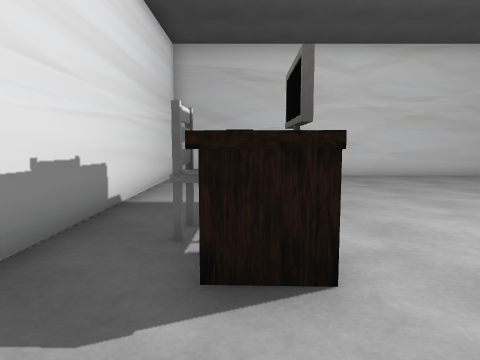
view 1 (above)

24 first-person views from a walk through a 3-D level made in the Unity game engine. The camera is 1.2 m above the floor, tilts 6° down and sees 70° across. Doors are open. The floor is counted in squares, 1 m on a side. Each view is taken from the middle of a square. On the plan, view 1 faces up. The plan holds only what a view shows up to about 14 squares ahead; the rest is blank. The place goes on beyond the plan. The player is left out. Some surface patterns are stand-ins.

view 2
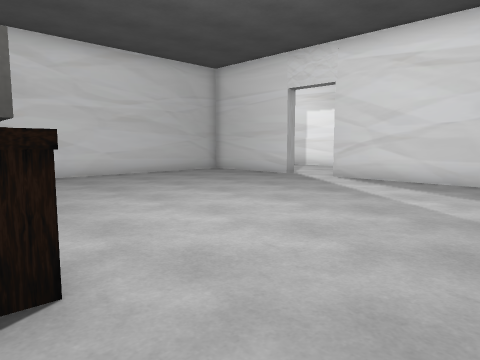

view 3
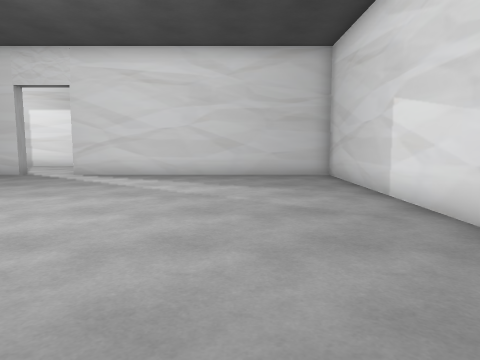

view 4
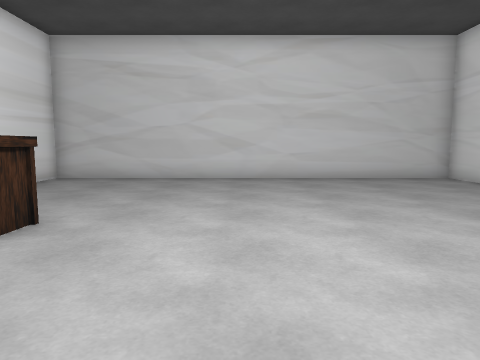

view 5
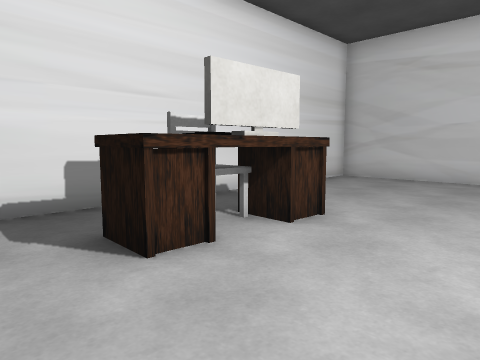

view 6
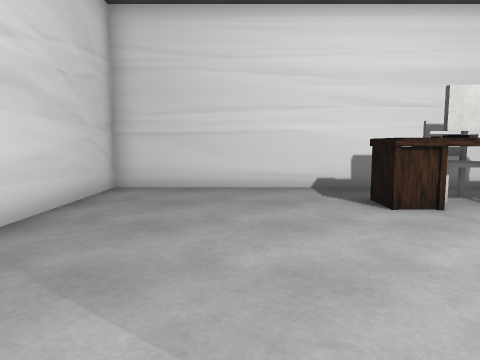

view 7
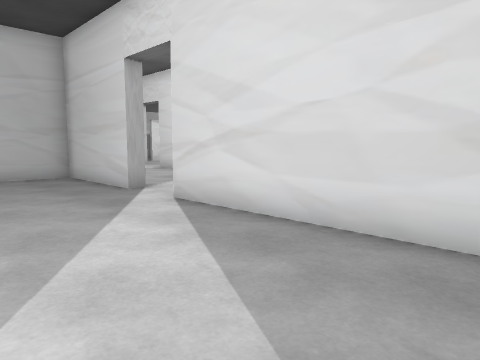

view 8
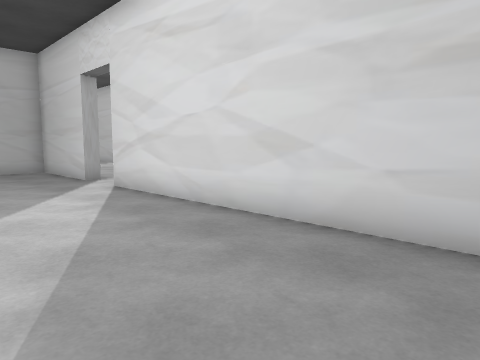

view 9
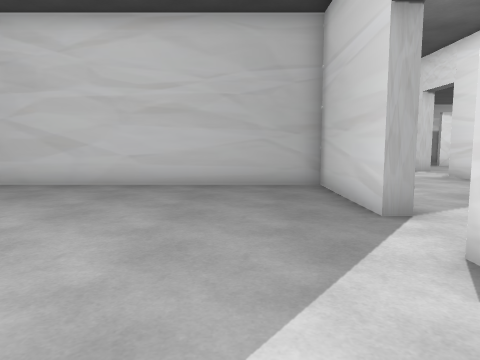

view 10
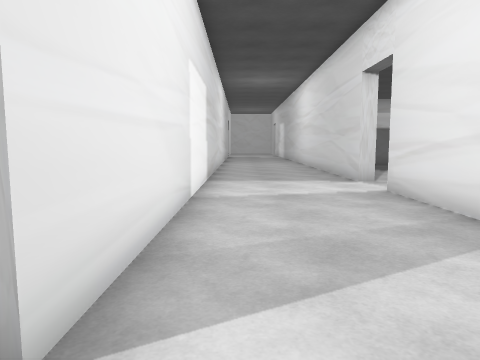

view 11
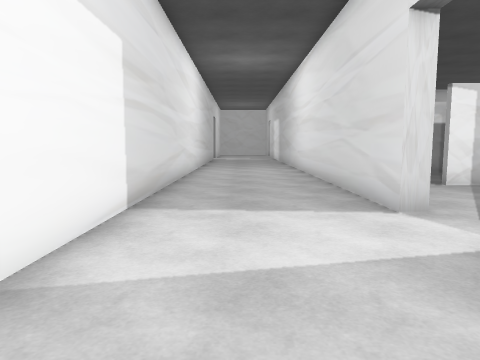

view 12
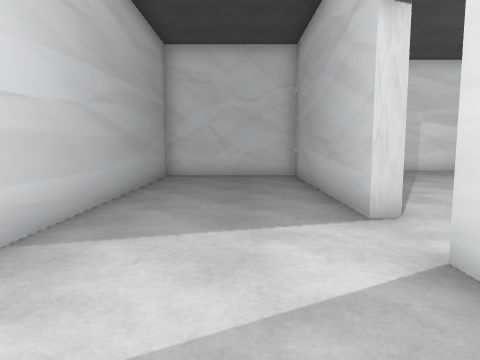

view 13
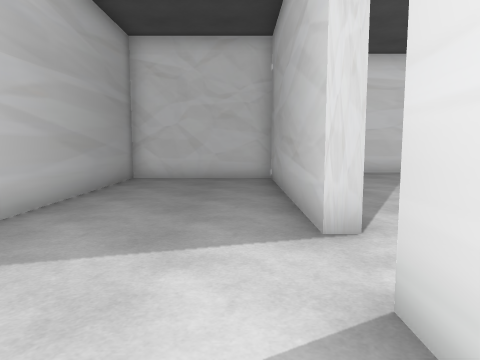

view 14
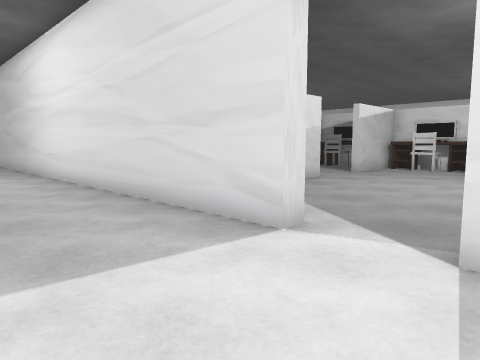

view 15
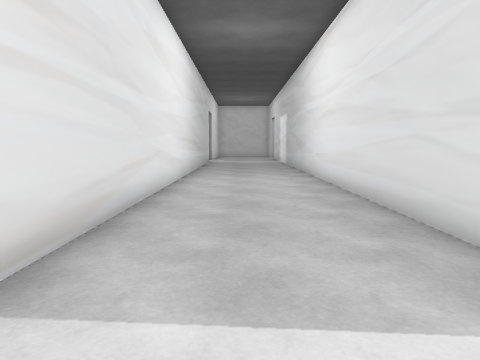

view 16
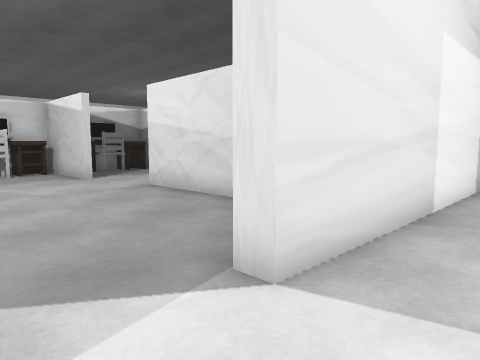

view 17
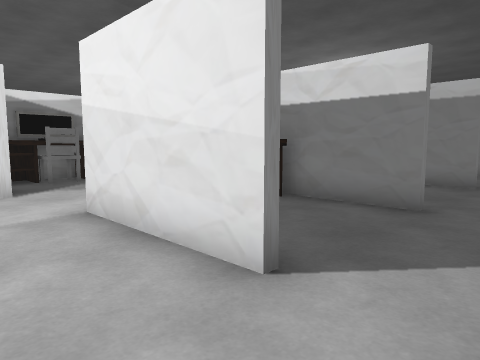

view 18
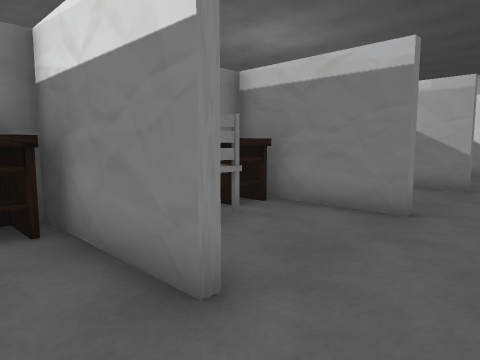

view 19
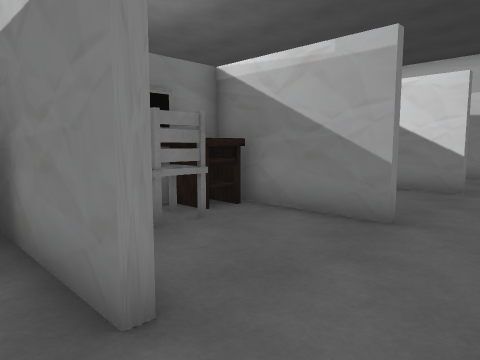

view 20
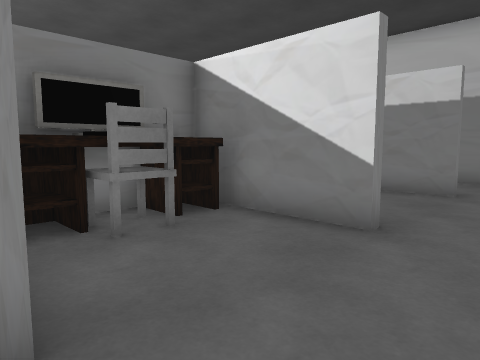

view 21
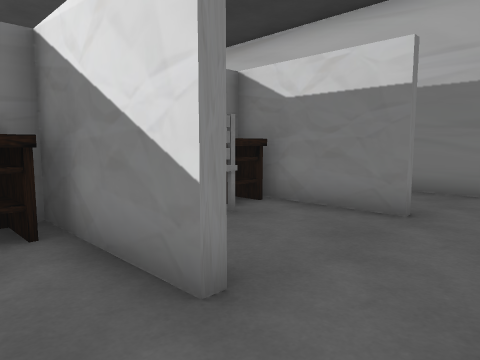

view 22
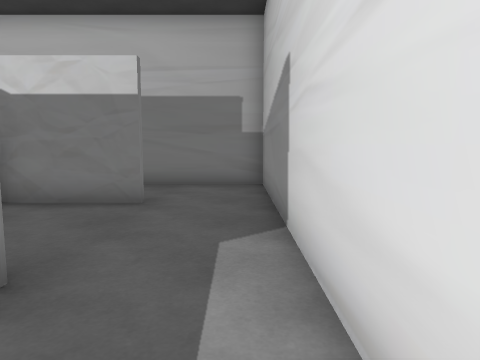

view 23
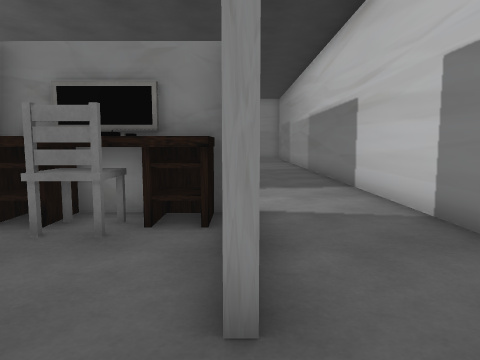

view 24
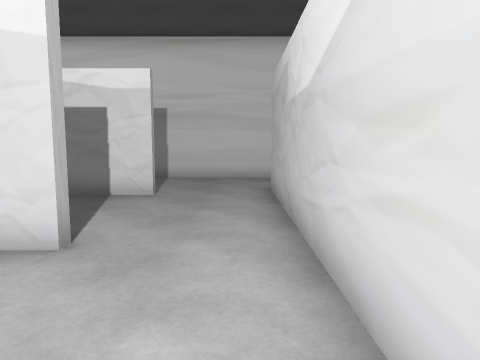

### Floor plan
Points are (right, up) in squares from view 1. A wall is a line through its corners. A room is listed if a view was taken in it or the views show most of it. See-through windows are left out.
Room 1 (views 1, 2, 3, 4, 5, 6, 7, 8, 9)
walls: (11.4, 8.6) (11.4, 13.1) (-2.5, 13.1) (-2.5, -3.5) (11.4, -3.5) (11.4, 6.5)
ways out: open door at (12, 8) to room 2
objects: other object (-1, 3) to (1, 6)
Room 2 (views 10, 11, 12, 13, 14, 15, 16)
walls: (16.8, 17.9) (16.8, 30.5); (11.9, 6.5) (11.9, -1.1) (16.8, -1.1) (16.8, 15.8); (11.9, 30.1) (11.9, 8.6)
ways out: open door at (12, 8) to room 1; open door at (17, 17) to room 3
Room 3 (views 17, 18, 19, 20, 21, 22, 23, 24)
walls: (20, 8.4) (24, 8.4) (24, 9); (20, 12.7) (24.2, 12.7); (27, 13.5) (29.5, 13.5); (20, 4.1) (24, 4.1) (24, 4.8); (20, -0.2) (24, -0.2); (24.2, -1) (24.2, -5.5); (24.2, 21.9) (23.1, 21.9); (21, 21.9) (20, 21.9); (17.3, -2.9) (17.3, -12.2) (29.5, -12.2); (27, -3.8) (27.8, -3.8); (20, -4.6) (24, -4.6) (24, -1.2); (24, -5.6) (24, -4.8); (27, -8) (29.1, -8); (24.2, -8.5) (24.2, -9.1); (20, -8.9) (24, -8.9)
ways out: open door at (17, 17) to room 2
objects: chair (22, -3) to (23, -2); chair (22, 6); desk (23, -8) to (24, -6); chair (23, -7) to (23, -6); desk (23, -4); desk (23, -1); desk (23, 1) to (24, 2); chair (23, 2); desk (23, 5) to (23, 7); desk (23, 9) to (24, 12); chair (29, 11); chair (29, 16)

Positions as (right, up) in squares from view 1, and headings:
1: (0, 0), facing up
2: (0, 0), facing up-right
3: (-2, 0), facing right
4: (4, 1), facing up
5: (4, 1), facing up-left
6: (7, 0), facing left
7: (7, 0), facing up-right
8: (7, -3), facing up-right
9: (9, 3), facing up
10: (13, 7), facing up
11: (14, 12), facing up
12: (14, 12), facing down
13: (13, 11), facing down
14: (13, 15), facing up-right
15: (14, 16), facing up
16: (15, 18), facing down-right
17: (18, 15), facing down-right
18: (18, 10), facing down-right
19: (18, 5), facing down-right
20: (18, 0), facing down-right
21: (18, -3), facing down-right
22: (18, -2), facing down
23: (18, -9), facing right
24: (25, 0), facing down
